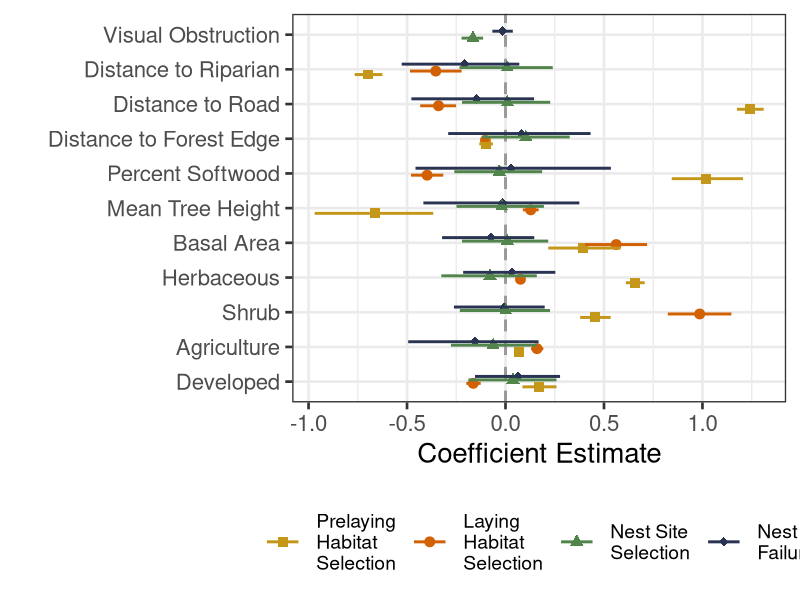

Generate this figure with R:
lapply(c('dplyr', 'ggplot2'), require, character.only = T)

comporder <- c("Prelaying Habitat Selection", "Laying Habitat Selection", "Nest Site Selection", "Nest Failure")
covorder <- c("Developed", "Agriculture", "Shrub", "Herbaceous", "Basal Area", "Mean Tree Height", "Percent Softwood",
              "Distance to Forest Edge", "Distance to Road", "Distance to Riparian", "Visual Obstruction")

coef.results <- read.csv("./Final/Final Model Coefficient Estimates.csv") %>%
  filter(!is.na(Covariate)) %>%
  filter(ModelName != "Hen Survival") %>%
  mutate(ModelName = factor(ModelName, levels = comporder))%>%
  mutate(Covariate = factor(Covariate, levels = covorder))


coef.comp.plot <- ggplot(data = coef.results, aes(y = Covariate, x = Mean,
                                                  shape = ModelName, color = ModelName)) +
  geom_vline(xintercept = 0, color = "grey60", linetype = 2, size = 1) +
  geom_point(size = 3,
             position = position_dodge(width = .4)) +
  geom_errorbar(aes(xmin = LCL, xmax = UCL),
                width = 0, size = 1,
                position = position_dodge(width = .4)) +
  theme_bw(base_size = 20) + 
  xlab("Coefficient Estimate") +
  ylab("") +
  labs(color = "Model\nComponent") +
  theme(#legend.title.align=0.5,
        legend.position = "bottom",
        legend.title = element_blank(),
        legend.text = element_text(size = 14),
        legend.key.size = unit(1, 'cm'), #change legend key size
        legend.key.height = unit(1, 'cm'), #change legend key height
        legend.key.width = unit(1, 'cm')) + #change legend key width) + 
  scale_colour_manual(name = "Model\nComponent",
                      labels = c("Prelaying\nHabitat\nSelection",
                                 "Laying\nHabitat\nSelection",
                                 "Nest Site\nSelection",
                                 "Nest\nFailure"),
                      values = c("#C4961A", 
                                 "#D16103", 
                                 "#52854C",
                                 "#293352")) +   
  scale_shape_manual(name = "Model\nComponent",
                     labels = c("Prelaying\nHabitat\nSelection",
                                "Laying\nHabitat\nSelection",
                                "Nest Site\nSelection",
                                "Nest\nFailure"),
                     values = c(15, 
                                19, 
                                17,
                                18))


ggsave(coef.comp.plot, file = "./Figures/Fig5 - Coefficient Comparisons.jpg",
       width = 10, height = 10)
